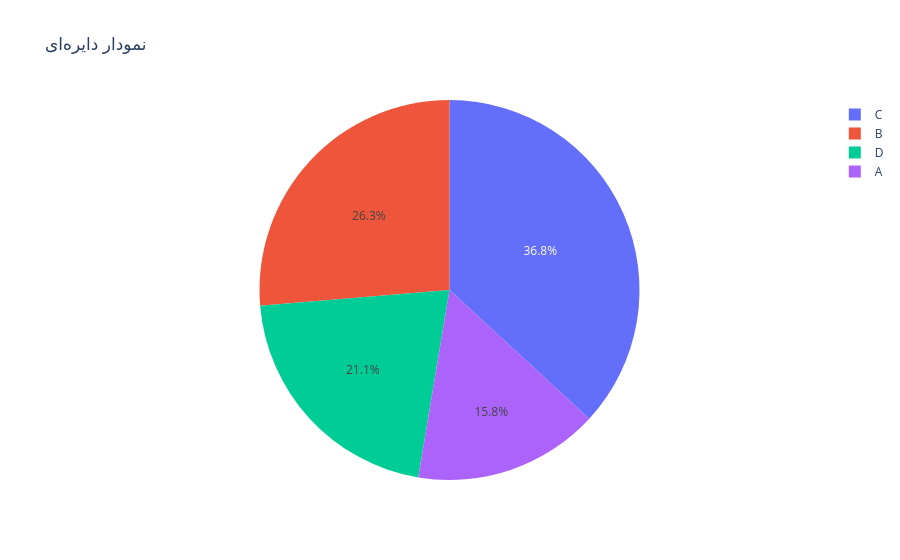

The code cell stored with this chart in its notebook:
### Code cell
fig = px.pie(data, names='Category', values='Value', title='نمودار دایرهای') # رسم نمودار دایرهای
fig.show()

### Figure 1 — Plotly figure (JSON) as saved in the notebook; plotly's stock layout.template omitted (floating-point values rounded to 4 significant figures)
{"data": [{"domain": {"x": [0, 1], "y": [0, 1]}, "hovertemplate": "Category=%{label}<br>Value=%{value}<extra></extra>", "labels": ["A", "B", "C", "D"], "legendgroup": "", "name": "", "showlegend": true, "type": "pie", "values": [15, 25, 35, 20]}], "layout": {"legend": {"tracegroupgap": 0}, "title": {"text": "نمودار دایرهای"}}}
